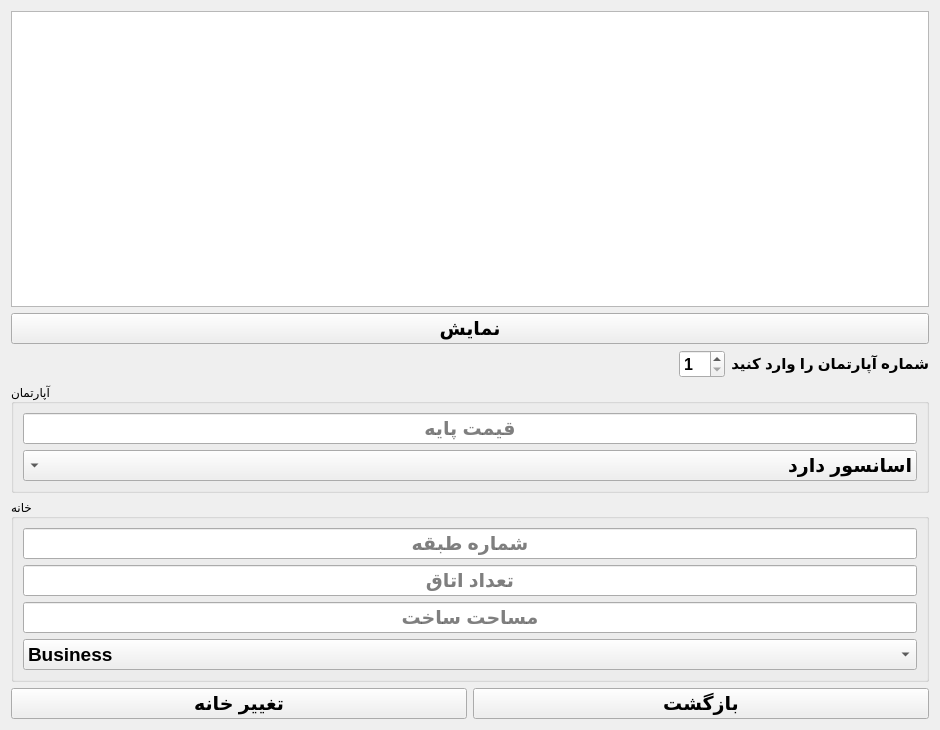
<?xml version="1.0" encoding="UTF-8"?>
<ui version="4.0">
 <class>ApartmentFormEdit</class>
 <widget class="QWidget" name="ApartmentFormEdit">
  <property name="geometry">
   <rect>
    <x>0</x>
    <y>0</y>
    <width>940</width>
    <height>730</height>
   </rect>
  </property>
  <property name="windowTitle">
   <string>Form</string>
  </property>
  <layout class="QVBoxLayout" name="verticalLayout_3">
   <item>
    <widget class="QTextEdit" name="textEdit">
     <property name="readOnly">
      <bool>true</bool>
     </property>
    </widget>
   </item>
   <item>
    <widget class="QPushButton" name="showbtn">
     <property name="font">
      <font>
       <pointsize>14</pointsize>
       <weight>75</weight>
       <bold>true</bold>
      </font>
     </property>
     <property name="text">
      <string>نمایش</string>
     </property>
    </widget>
   </item>
   <item>
    <layout class="QHBoxLayout" name="horizontalLayout_3">
     <item>
      <spacer name="horizontalSpacer">
       <property name="orientation">
        <enum>Qt::Horizontal</enum>
       </property>
       <property name="sizeHint" stdset="0">
        <size>
         <width>40</width>
         <height>20</height>
        </size>
       </property>
      </spacer>
     </item>
     <item>
      <widget class="QSpinBox" name="spinBox">
       <property name="font">
        <font>
         <pointsize>12</pointsize>
         <weight>75</weight>
         <bold>true</bold>
        </font>
       </property>
       <property name="minimum">
        <number>1</number>
       </property>
       <property name="maximum">
        <number>20</number>
       </property>
      </widget>
     </item>
     <item>
      <widget class="QLabel" name="label">
       <property name="font">
        <font>
         <pointsize>11</pointsize>
         <weight>75</weight>
         <bold>true</bold>
        </font>
       </property>
       <property name="text">
        <string>شماره آپارتمان را وارد کنید</string>
       </property>
      </widget>
     </item>
    </layout>
   </item>
   <item>
    <widget class="QGroupBox" name="groupBox">
     <property name="title">
      <string>آپارتمان</string>
     </property>
     <layout class="QVBoxLayout" name="verticalLayout">
      <item>
       <widget class="QLineEdit" name="baseprice">
        <property name="sizePolicy">
         <sizepolicy hsizetype="Expanding" vsizetype="Preferred">
          <horstretch>0</horstretch>
          <verstretch>0</verstretch>
         </sizepolicy>
        </property>
        <property name="font">
         <font>
          <pointsize>14</pointsize>
          <weight>75</weight>
          <bold>true</bold>
         </font>
        </property>
        <property name="alignment">
         <set>Qt::AlignCenter</set>
        </property>
        <property name="placeholderText">
         <string>قیمت پایه</string>
        </property>
       </widget>
      </item>
      <item>
       <widget class="QComboBox" name="eleveatorcmb">
        <property name="sizePolicy">
         <sizepolicy hsizetype="Preferred" vsizetype="Preferred">
          <horstretch>0</horstretch>
          <verstretch>0</verstretch>
         </sizepolicy>
        </property>
        <property name="font">
         <font>
          <pointsize>14</pointsize>
          <weight>75</weight>
          <bold>true</bold>
         </font>
        </property>
        <property name="layoutDirection">
         <enum>Qt::RightToLeft</enum>
        </property>
        <item>
         <property name="text">
          <string>اسانسور دارد</string>
         </property>
        </item>
        <item>
         <property name="text">
          <string>اسانسور ندارد</string>
         </property>
        </item>
       </widget>
      </item>
      <item>
       <layout class="QHBoxLayout" name="horizontalLayout"/>
      </item>
     </layout>
    </widget>
   </item>
   <item>
    <widget class="QGroupBox" name="groupBox_2">
     <property name="title">
      <string>خانه</string>
     </property>
     <layout class="QVBoxLayout" name="verticalLayout_2">
      <item>
       <widget class="QLineEdit" name="floor_2">
        <property name="sizePolicy">
         <sizepolicy hsizetype="Expanding" vsizetype="Preferred">
          <horstretch>0</horstretch>
          <verstretch>0</verstretch>
         </sizepolicy>
        </property>
        <property name="font">
         <font>
          <pointsize>14</pointsize>
          <weight>75</weight>
          <bold>true</bold>
         </font>
        </property>
        <property name="alignment">
         <set>Qt::AlignCenter</set>
        </property>
        <property name="placeholderText">
         <string>شماره طبقه</string>
        </property>
       </widget>
      </item>
      <item>
       <widget class="QLineEdit" name="room">
        <property name="sizePolicy">
         <sizepolicy hsizetype="Expanding" vsizetype="Preferred">
          <horstretch>0</horstretch>
          <verstretch>0</verstretch>
         </sizepolicy>
        </property>
        <property name="font">
         <font>
          <pointsize>14</pointsize>
          <weight>75</weight>
          <bold>true</bold>
         </font>
        </property>
        <property name="alignment">
         <set>Qt::AlignCenter</set>
        </property>
        <property name="placeholderText">
         <string>تعداد اتاق</string>
        </property>
       </widget>
      </item>
      <item>
       <widget class="QLineEdit" name="buildarea">
        <property name="sizePolicy">
         <sizepolicy hsizetype="Expanding" vsizetype="Preferred">
          <horstretch>0</horstretch>
          <verstretch>0</verstretch>
         </sizepolicy>
        </property>
        <property name="font">
         <font>
          <pointsize>14</pointsize>
          <weight>75</weight>
          <bold>true</bold>
         </font>
        </property>
        <property name="alignment">
         <set>Qt::AlignCenter</set>
        </property>
        <property name="placeholderText">
         <string>مساحت ساخت</string>
        </property>
       </widget>
      </item>
      <item>
       <widget class="QComboBox" name="BPcmb">
        <property name="sizePolicy">
         <sizepolicy hsizetype="Preferred" vsizetype="Preferred">
          <horstretch>0</horstretch>
          <verstretch>0</verstretch>
         </sizepolicy>
        </property>
        <property name="font">
         <font>
          <pointsize>14</pointsize>
          <weight>75</weight>
          <bold>true</bold>
         </font>
        </property>
        <item>
         <property name="text">
          <string>Business</string>
         </property>
        </item>
        <item>
         <property name="text">
          <string>Official</string>
         </property>
        </item>
        <item>
         <property name="text">
          <string>Ordinary</string>
         </property>
        </item>
       </widget>
      </item>
     </layout>
    </widget>
   </item>
   <item>
    <layout class="QHBoxLayout" name="horizontalLayout_2">
     <item>
      <widget class="QPushButton" name="pushButton">
       <property name="sizePolicy">
        <sizepolicy hsizetype="Minimum" vsizetype="Preferred">
         <horstretch>0</horstretch>
         <verstretch>0</verstretch>
        </sizepolicy>
       </property>
       <property name="font">
        <font>
         <pointsize>14</pointsize>
         <weight>75</weight>
         <bold>true</bold>
        </font>
       </property>
       <property name="text">
        <string>تغییر خانه</string>
       </property>
      </widget>
     </item>
     <item>
      <widget class="QPushButton" name="pushButton_2">
       <property name="sizePolicy">
        <sizepolicy hsizetype="Minimum" vsizetype="Preferred">
         <horstretch>0</horstretch>
         <verstretch>0</verstretch>
        </sizepolicy>
       </property>
       <property name="font">
        <font>
         <pointsize>14</pointsize>
         <weight>75</weight>
         <bold>true</bold>
        </font>
       </property>
       <property name="text">
        <string>بازگشت</string>
       </property>
      </widget>
     </item>
    </layout>
   </item>
  </layout>
 </widget>
 <resources/>
 <connections/>
</ui>
